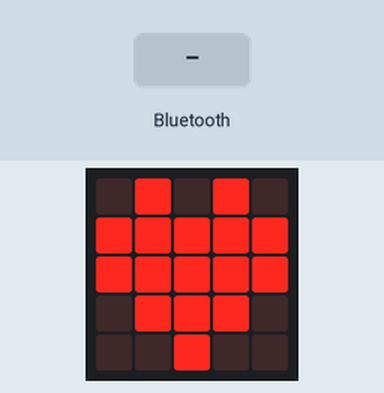
Recording of a program running on a simulated BBC micro:bit (MakeCode). Parts: the board's 5×5 LED display. The test bench sets the inputs (shaded band).

Above: at 1.8 s.
1.9 s: a phone connects over Bluetooth
At 2.9 s:
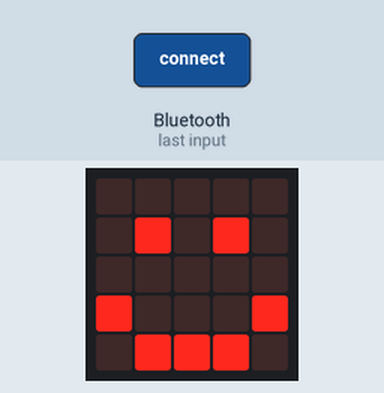
3.4 s: a phone disconnects over Bluetooth
At 4.1 s:
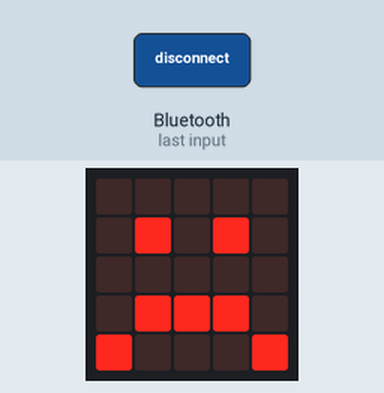
Timing chart, 0 to 6.4 s (numbered marks = the images above; inputs shaded):
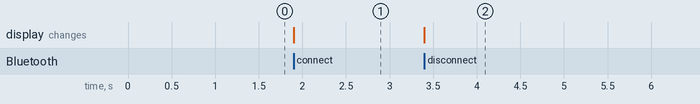

The program:

main.ts
```typescript
bluetooth.onBluetoothConnected(function () {
    basic.showIcon(IconNames.Happy)
})
bluetooth.onBluetoothDisconnected(function () {
    basic.showIcon(IconNames.Sad)
})
bluetooth.startAccelerometerService()
bluetooth.startTemperatureService()
basic.showIcon(IconNames.Heart)
```

test.ts
```typescript
// les tests vont ici ; cela ne sera pas compilé si ce paquet est utilisé en tant qu'extension.
```

Measured:
- after the input at 1.9 s, the display: changes at once (image 1)
- after the input at 3.4 s, the display: changes at once (image 2)
